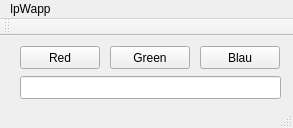
<?xml version="1.0" encoding="UTF-8"?>
<ui version="4.0">
 <class>MainWindow</class>
 <widget class="QMainWindow" name="MainWindow">
  <property name="geometry">
   <rect>
    <x>0</x>
    <y>0</y>
    <width>293</width>
    <height>128</height>
   </rect>
  </property>
  <property name="windowTitle">
   <string>MainWindow</string>
  </property>
  <widget class="QWidget" name="centralWidget">
   <widget class="QPushButton" name="btnRed">
    <property name="geometry">
     <rect>
      <x>20</x>
      <y>10</y>
      <width>80</width>
      <height>23</height>
     </rect>
    </property>
    <property name="text">
     <string>Red</string>
    </property>
   </widget>
   <widget class="QPushButton" name="btnGreen">
    <property name="geometry">
     <rect>
      <x>110</x>
      <y>10</y>
      <width>80</width>
      <height>23</height>
     </rect>
    </property>
    <property name="text">
     <string>Green</string>
    </property>
   </widget>
   <widget class="QPushButton" name="btnBlau">
    <property name="geometry">
     <rect>
      <x>200</x>
      <y>10</y>
      <width>80</width>
      <height>23</height>
     </rect>
    </property>
    <property name="text">
     <string>Blau</string>
    </property>
   </widget>
   <widget class="QLineEdit" name="lineEdit">
    <property name="geometry">
     <rect>
      <x>20</x>
      <y>40</y>
      <width>261</width>
      <height>23</height>
     </rect>
    </property>
   </widget>
  </widget>
  <widget class="QMenuBar" name="menuBar">
   <property name="geometry">
    <rect>
     <x>0</x>
     <y>0</y>
     <width>293</width>
     <height>20</height>
    </rect>
   </property>
   <widget class="QMenu" name="menuLpWapp">
    <property name="title">
     <string>lpWapp</string>
    </property>
   </widget>
   <addaction name="menuLpWapp"/>
  </widget>
  <widget class="QToolBar" name="mainToolBar">
   <attribute name="toolBarArea">
    <enum>TopToolBarArea</enum>
   </attribute>
   <attribute name="toolBarBreak">
    <bool>false</bool>
   </attribute>
  </widget>
  <widget class="QStatusBar" name="statusBar"/>
 </widget>
 <layoutdefault spacing="6" margin="11"/>
 <resources/>
 <connections/>
</ui>
